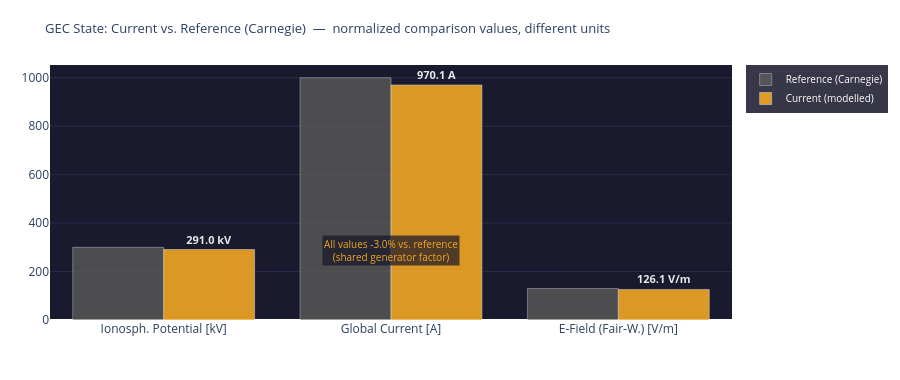

This figure's notebook cell:
### Markdown cell above
---
## 4. Visualizations

### Code cell
# ============================================================
# GEC STATE vs. REFERENCE
# Note: raw values have different units (kV, A, V/m)
# Comparison shows relative deviation from Carnegie reference
# ============================================================

metrics = [
    ('Ionosph. Potential', 'kV',  GEC_REF['V_iono_kV'], V_iono_mod),
    ('Global Current',     'A',   GEC_REF['I_total_A'], I_total_mod),
    ('E-Field (Fair-W.)',  'V/m', GEC_REF['E_field_Vm'], E_mod),
]
labels_units = [f'{m[0]}\n[{m[1]}]' for m in metrics]

fig = go.Figure()
fig.add_trace(go.Bar(
    name='Reference (Carnegie)',
    x=labels_units, y=[m[2] for m in metrics],
    marker_color='#5F5E5A', opacity=0.75
))
fig.add_trace(go.Bar(
    name='Current (modelled)',
    x=labels_units, y=[m[3] for m in metrics],
    marker_color='#F2A623', opacity=0.90,
    text=[f'<b>{m[3]:.1f} {m[1]}</b>' for m in metrics],
    textposition='outside',
    textfont=dict(color='white', size=11)
))

# Joint percentage value as annotation
delta_pct = round((V_iono_mod - GEC_REF['V_iono_kV']) / GEC_REF['V_iono_kV'] * 100, 1)
fig.add_annotation(
    x=1.0, y=max(GEC_REF['V_iono_kV'], V_iono_mod) * 0.95,
    text=f'All values {delta_pct:+.1f}% vs. reference<br>(shared generator factor)',
    showarrow=False, xanchor='center',
    font=dict(color='#F2A623', size=10),
    bgcolor='rgba(20,20,40,0.7)'
)

fig.update_layout(
    title=dict(
        text='GEC State: Current vs. Reference (Carnegie)  —  normalized comparison values, different units',
        font=dict(size=13)
    ),
    barmode='group',
    height=380,
    plot_bgcolor='#1a1a2e', paper_bgcolor='rgba(0,0,0,0)',
    margin=dict(l=50, r=50, t=65, b=60),
    legend=dict(bgcolor='rgba(20,20,40,0.85)', font=dict(color='white', size=10)),
    yaxis=dict(gridcolor='#2a2a4a')
)
fig.show()

print(f'GEC deviation from Carnegie reference: {delta_pct:+.1f}%')
print(f'  (all values scale with the same generator factor {generator_strength:.3f})')

### Figure 1 — Plotly figure (JSON) as saved in the notebook; plotly's stock layout.template omitted (floating-point values rounded to 4 significant figures)
{"data": [{"marker": {"color": "#5F5E5A"}, "name": "Reference (Carnegie)", "opacity": 0.75, "type": "bar", "x": ["Ionosph. Potential\n[kV]", "Global Current\n[A]", "E-Field (Fair-W.)\n[V/m]"], "y": [300, 1000, 130]}, {"marker": {"color": "#F2A623"}, "name": "Current (modelled)", "opacity": 0.9, "text": ["<b>291.0 kV</b>", "<b>970.1 A</b>", "<b>126.1 V/m</b>"], "textfont": {"color": "white", "size": 11}, "textposition": "outside", "type": "bar", "x": ["Ionosph. Potential\n[kV]", "Global Current\n[A]", "E-Field (Fair-W.)\n[V/m]"], "y": [291, 970.1, 126.1]}], "layout": {"annotations": [{"bgcolor": "rgba(20,20,40,0.7)", "font": {"color": "#F2A623", "size": 10}, "showarrow": false, "text": "All values -3.0% vs. reference<br>(shared generator factor)", "x": 1, "xanchor": "center", "y": 285}], "barmode": "group", "height": 380, "legend": {"bgcolor": "rgba(20,20,40,0.85)", "font": {"color": "white", "size": 10}}, "margin": {"b": 60, "l": 50, "r": 50, "t": 65}, "paper_bgcolor": "rgba(0,0,0,0)", "plot_bgcolor": "#1a1a2e", "title": {"font": {"size": 13}, "text": "GEC State: Current vs. Reference (Carnegie)  —  normalized comparison values, different units"}, "yaxis": {"gridcolor": "#2a2a4a"}}}
